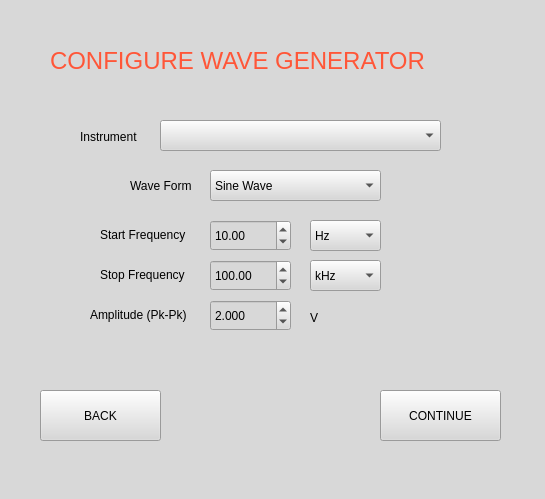
<?xml version="1.0" encoding="UTF-8"?>
<ui version="4.0">
 <class>MainWindow</class>
 <widget class="QMainWindow" name="MainWindow">
  <property name="geometry">
   <rect>
    <x>0</x>
    <y>0</y>
    <width>545</width>
    <height>499</height>
   </rect>
  </property>
  <property name="windowTitle">
   <string>MainWindow</string>
  </property>
  <property name="styleSheet">
   <string notr="true">background-color: rgb(216, 216, 216);</string>
  </property>
  <widget class="QWidget" name="centralwidget">
   <widget class="QLabel" name="label">
    <property name="geometry">
     <rect>
      <x>50</x>
      <y>30</y>
      <width>471</width>
      <height>61</height>
     </rect>
    </property>
    <property name="font">
     <font>
      <family>MS Shell Dlg 2</family>
      <pointsize>18</pointsize>
      <weight>9</weight>
      <italic>false</italic>
      <bold>false</bold>
     </font>
    </property>
    <property name="styleSheet">
     <string notr="true">font: 75 18pt &quot;MS Shell Dlg 2&quot;;
color: rgb(255, 86, 56);</string>
    </property>
    <property name="text">
     <string>CONFIGURE WAVE GENERATOR</string>
    </property>
   </widget>
   <widget class="QLabel" name="label_2">
    <property name="geometry">
     <rect>
      <x>80</x>
      <y>129</y>
      <width>91</width>
      <height>16</height>
     </rect>
    </property>
    <property name="text">
     <string>Instrument</string>
    </property>
   </widget>
   <widget class="QLabel" name="label_3">
    <property name="geometry">
     <rect>
      <x>130</x>
      <y>175</y>
      <width>71</width>
      <height>21</height>
     </rect>
    </property>
    <property name="text">
     <string>Wave Form</string>
    </property>
   </widget>
   <widget class="QComboBox" name="waveFormBox">
    <property name="geometry">
     <rect>
      <x>210</x>
      <y>170</y>
      <width>171</width>
      <height>31</height>
     </rect>
    </property>
    <item>
     <property name="text">
      <string>Sine Wave</string>
     </property>
    </item>
   </widget>
   <widget class="QLabel" name="label_4">
    <property name="geometry">
     <rect>
      <x>100</x>
      <y>219</y>
      <width>91</width>
      <height>31</height>
     </rect>
    </property>
    <property name="text">
     <string>Start Frequency</string>
    </property>
   </widget>
   <widget class="QLabel" name="label_5">
    <property name="geometry">
     <rect>
      <x>100</x>
      <y>259</y>
      <width>91</width>
      <height>31</height>
     </rect>
    </property>
    <property name="text">
     <string>Stop Frequency</string>
    </property>
   </widget>
   <widget class="QLabel" name="label_6">
    <property name="geometry">
     <rect>
      <x>90</x>
      <y>299</y>
      <width>111</width>
      <height>31</height>
     </rect>
    </property>
    <property name="text">
     <string>Amplitude (Pk-Pk)</string>
    </property>
   </widget>
   <widget class="QLabel" name="nln">
    <property name="geometry">
     <rect>
      <x>310</x>
      <y>310</y>
      <width>21</width>
      <height>16</height>
     </rect>
    </property>
    <property name="text">
     <string>V</string>
    </property>
   </widget>
   <widget class="QPushButton" name="continueButton">
    <property name="geometry">
     <rect>
      <x>380</x>
      <y>390</y>
      <width>121</width>
      <height>51</height>
     </rect>
    </property>
    <property name="text">
     <string>CONTINUE</string>
    </property>
   </widget>
   <widget class="QLabel" name="errorLabel">
    <property name="geometry">
     <rect>
      <x>50</x>
      <y>350</y>
      <width>461</width>
      <height>20</height>
     </rect>
    </property>
    <property name="text">
     <string/>
    </property>
    <property name="alignment">
     <set>Qt::AlignCenter</set>
    </property>
   </widget>
   <widget class="QComboBox" name="startFreqMult">
    <property name="geometry">
     <rect>
      <x>310</x>
      <y>220</y>
      <width>71</width>
      <height>31</height>
     </rect>
    </property>
    <item>
     <property name="text">
      <string>Hz</string>
     </property>
    </item>
    <item>
     <property name="text">
      <string>kHz</string>
     </property>
    </item>
    <item>
     <property name="text">
      <string>MHz</string>
     </property>
    </item>
   </widget>
   <widget class="QComboBox" name="stopFreqMult">
    <property name="geometry">
     <rect>
      <x>310</x>
      <y>260</y>
      <width>71</width>
      <height>31</height>
     </rect>
    </property>
    <property name="currentIndex">
     <number>1</number>
    </property>
    <item>
     <property name="text">
      <string>Hz</string>
     </property>
    </item>
    <item>
     <property name="text">
      <string>kHz</string>
     </property>
    </item>
    <item>
     <property name="text">
      <string>MHz</string>
     </property>
    </item>
   </widget>
   <widget class="QDoubleSpinBox" name="startFreqBox">
    <property name="geometry">
     <rect>
      <x>210</x>
      <y>220</y>
      <width>81</width>
      <height>31</height>
     </rect>
    </property>
    <property name="minimum">
     <double>1.000000000000000</double>
    </property>
    <property name="maximum">
     <double>99999999.989999994635582</double>
    </property>
    <property name="value">
     <double>10.000000000000000</double>
    </property>
   </widget>
   <widget class="QDoubleSpinBox" name="stopFreqBox">
    <property name="geometry">
     <rect>
      <x>210</x>
      <y>260</y>
      <width>81</width>
      <height>31</height>
     </rect>
    </property>
    <property name="maximum">
     <double>99999999.989999994635582</double>
    </property>
    <property name="value">
     <double>100.000000000000000</double>
    </property>
   </widget>
   <widget class="QDoubleSpinBox" name="ampBox">
    <property name="geometry">
     <rect>
      <x>210</x>
      <y>300</y>
      <width>81</width>
      <height>31</height>
     </rect>
    </property>
    <property name="decimals">
     <number>3</number>
    </property>
    <property name="minimum">
     <double>0.000000000000000</double>
    </property>
    <property name="maximum">
     <double>30.000000000000000</double>
    </property>
    <property name="value">
     <double>2.000000000000000</double>
    </property>
   </widget>
   <widget class="QPushButton" name="backButton">
    <property name="geometry">
     <rect>
      <x>40</x>
      <y>390</y>
      <width>121</width>
      <height>51</height>
     </rect>
    </property>
    <property name="text">
     <string>BACK</string>
    </property>
   </widget>
   <widget class="QComboBox" name="visaStringWave">
    <property name="geometry">
     <rect>
      <x>160</x>
      <y>120</y>
      <width>281</width>
      <height>31</height>
     </rect>
    </property>
   </widget>
  </widget>
  <widget class="QStatusBar" name="statusbar"/>
 </widget>
 <resources/>
 <connections/>
</ui>
